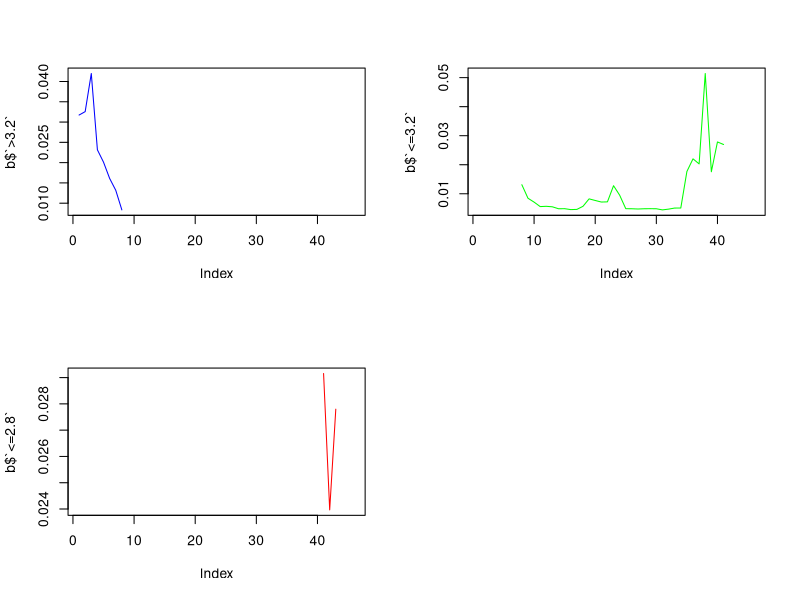
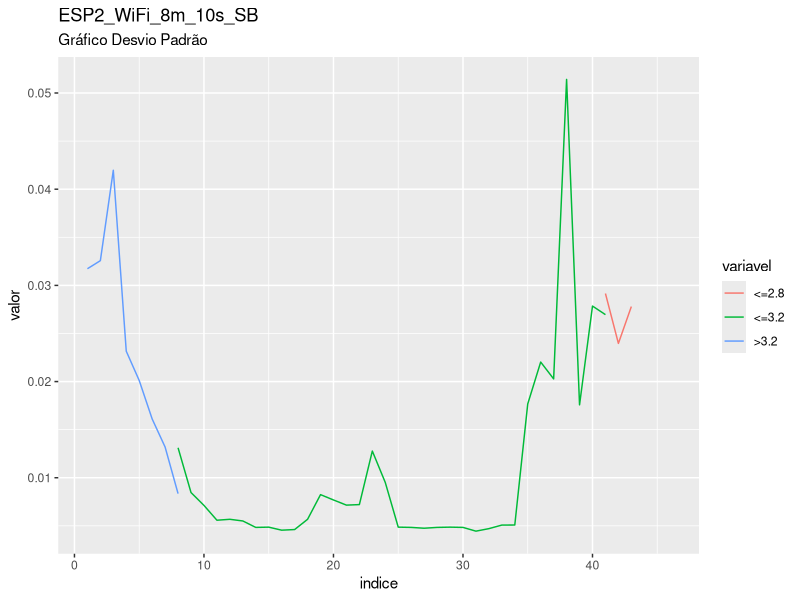
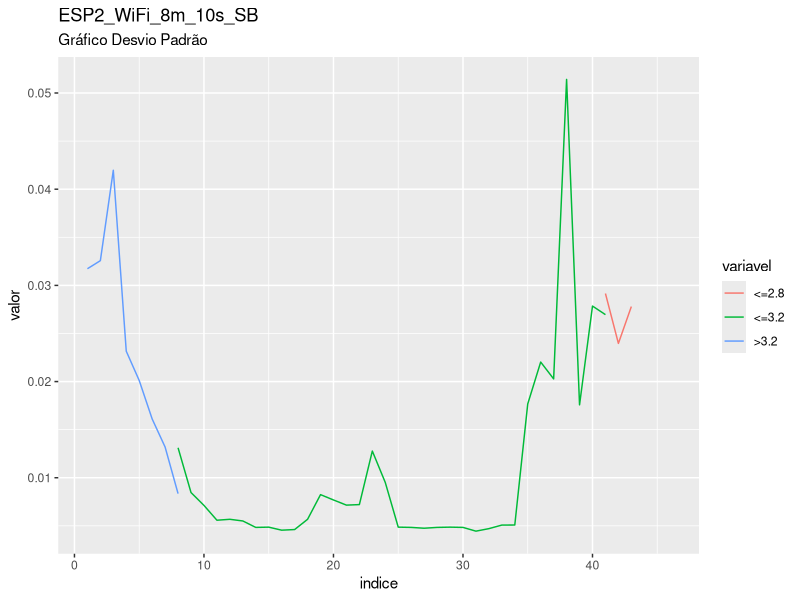

Source code (R) for these figures, in order:
library(readxl)
plan_ESP2_WiFi_8m_10s_SB <- read_excel("ESP2 WiFi 8m 10s SB.xlsx")
View(plan_ESP2_WiFi_8m_10s_SB)

valor<-plan_ESP2_WiFi_8m_10s_SB$Column9
posicoes<-c(1:length(valor))

corte_1<-min(posicoes[which(valor==3.2)])
corte_2<-min(posicoes[which(valor==2.8)])

valor[which(posicoes==corte_1)]
valor[which(posicoes==corte_2)]

a<- rep(1,corte_1)
b<- rep(2,corte_2-corte_1)
c<- rep(3,length(valor)-corte_2)

plan_ESP2_WiFi_8m_10s_SB$nivel<-c(a,b,c)


###########################################################

require(lubridate)
plan_ESP2_WiFi_8m_10s_SB$t<-(plan_ESP2_WiFi_8m_10s_SB$Column1)
plan_ESP2_WiFi_8m_10s_SB$t0<-min((plan_ESP2_WiFi_8m_10s_SB$Column1))
plan_ESP2_WiFi_8m_10s_SB$survt<-(plan_ESP2_WiFi_8m_10s_SB$t-plan_ESP2_WiFi_8m_10s_SB$t0)
segundos<-round(as.numeric(diff(plan_ESP2_WiFi_8m_10s_SB$survt,1)))
plan_ESP2_WiFi_8m_10s_SB$segundos<-c(0,segundos)
plan_ESP2_WiFi_8m_10s_SB$segundos<- ifelse(plan_ESP2_WiFi_8m_10s_SB$segundos<0,5,plan_ESP2_WiFi_8m_10s_SB$segundos)
plan_ESP2_WiFi_8m_10s_SB$segundos_acum<-cumsum(plan_ESP2_WiFi_8m_10s_SB$segundos)
plan_ESP2_WiFi_8m_10s_SB$minutos_acum<-round(cumsum(plan_ESP2_WiFi_8m_10s_SB$segundos)/60)
plan_ESP2_WiFi_8m_10s_SB$minuto = cut(as.numeric(plan_ESP2_WiFi_8m_10s_SB$minutos_acum), c(0,5, 10,15, 20,25, 30,35, 40,45,50,55,60,65,70,75,80,85,90,95,100,105,110,115,120,125,130,135,140,145,150,155,160,165,170,175,180,185,190,195,200,205,210,215,220,225,Inf), right=FALSE)


tapply(plan_ESP2_WiFi_8m_10s_SB$Column9,plan_ESP2_WiFi_8m_10s_SB$nivel,sd)
tapply(plan_ESP2_WiFi_8m_10s_SB$Column9,plan_ESP2_WiFi_8m_10s_SB$minuto,sd)

a<-tapply(plan_ESP2_WiFi_8m_10s_SB$Column9,list(plan_ESP2_WiFi_8m_10s_SB$minuto, plan_ESP2_WiFi_8m_10s_SB$nivel),sd)
b<-data.frame(a)
names(b)<-c(">3.2","<=3.2","<=2.8")

# exportando saida para csv
write.csv(a,file="saida_dp_ESP2_WiFi_8m_10s_SB.csv")

#grafico

par(mfrow = c(2, 2))
plot(b$`>3.2`,col="blue",type="l")
plot(b$`<=3.2`,col="green",type="l")
plot(b$`<=2.8`,col="red",type="l")

b$indice<-c(1:nrow(b))

library(tidyr)
library(ggplot2)

dados_long <- b %>% gather(variavel, valor, -indice)

ggplot(data = dados_long, aes(x = indice, y = valor, group = variavel)) +
  geom_line(aes(colour = variavel)) +
labs(title = "ESP2_WiFi_8m_10s_SB", subtitle = "Gráfico Desvio Padrão")

ggsave("Grafico_DP_ESP2_WiFi_8m_10s_SB.png")
